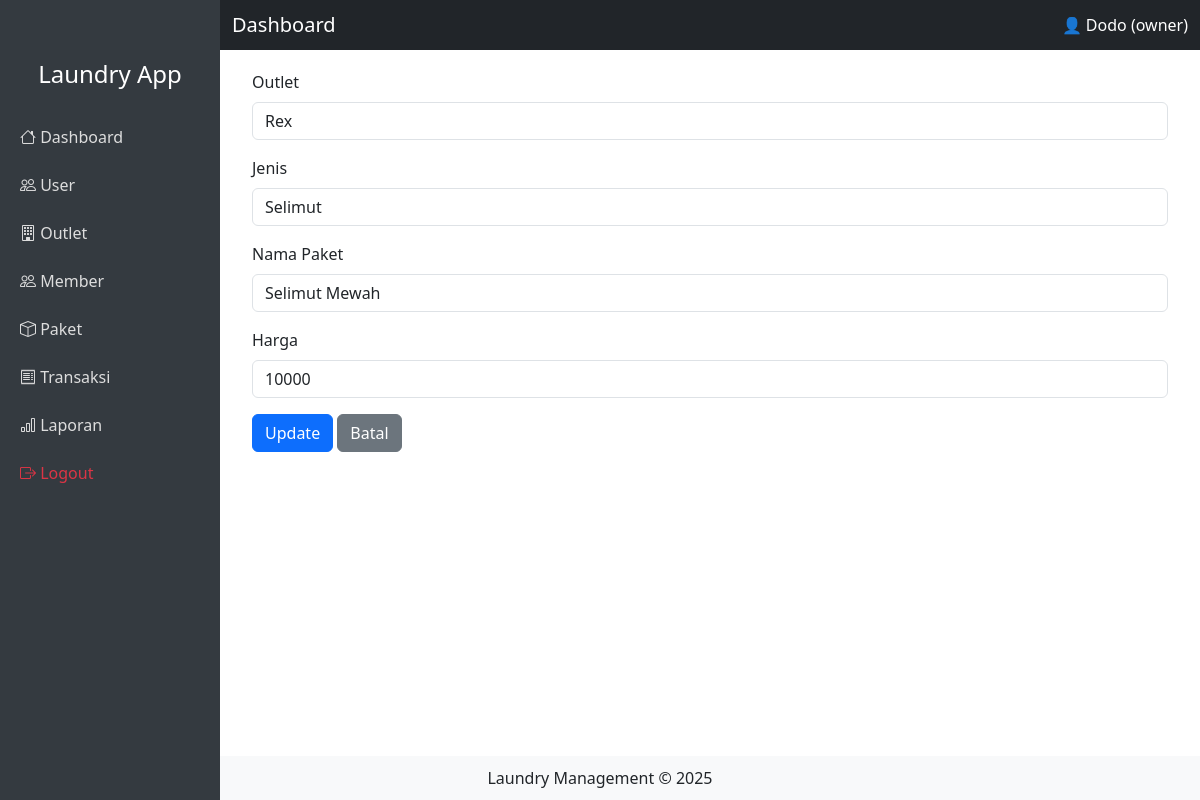
/pages/paket/edit.php?id=1 (signed in), run on the app's committed database.
### tables this page shows
CREATE TABLE `tb_paket` (
  `id` int(11) NOT NULL,
  `id_outlet` int(11) DEFAULT NULL,
  `jenis` enum('kiloan','selimut','bed_cover','kaos','lain') DEFAULT NULL,
  `nama_paket` varchar(100) DEFAULT NULL,
  `harga` int(11) DEFAULT NULL
);

CREATE TABLE `tb_outlet` (
  `id` int(11) NOT NULL,
  `nama_outlet` varchar(100) DEFAULT NULL,
  `alamat` text DEFAULT NULL,
  `tlp` varchar(15) DEFAULT NULL
);

### pages/paket/edit.php (the view, shortened to what this page needs)
<?php
include "../../template/header.php";
include "../../config/database.php";
$id = $_GET['id'];
$query = mysqli_query($conn, "SELECT * FROM tb_paket WHERE id='$id'");
$data  = mysqli_fetch_assoc($query);
?>
<div class="container-fluid">
  <h3 class="fw-bold mb-3">Edit Paket</h3>
  <form method="POST">
    <div class="mb-3">
      <label class="form-label">Outlet</label>
      <select name="id_outlet" class="form-control" required>
        <?php
        $outlets = mysqli_query($conn, "SELECT * FROM tb_outlet");
        while ($o = mysqli_fetch_assoc($outlets)) { ?>
          <option value="<?= $o['id']; ?>" <?= ($data['id_outlet'] == $o['id']) ? 'selected' : ''; ?>>
            <?= $o['nama_outlet']; ?>
          </option>
        <?php } ?>
      </select>
    </div>
    <div class="mb-3">
      <label class="form-label">Jenis</label>
      <select name="jenis" class="form-control" required>
        <option value="selimut"  <?= ($data['jenis']=="selimut")?"selected":""; ?>>Selimut</option>
      </select>
    </div>
    <div class="mb-3">
      <label class="form-label">Nama Paket</label>
      <input type="text" name="nama_paket" value="<?= $data['nama_paket']; ?>" class="form-control" required>
    </div>
    <div class="mb-3">
      <label class="form-label">Harga</label>
      <input type="number" name="harga" value="<?= $data['harga']; ?>" class="form-control" required>
    </div>
    <button type="submit" name="update" class="btn btn-primary">Update</button>
    <a href="index.php" class="btn btn-secondary">Batal</a>
  </form>
</div>
<?php include "../../template/footer.php"; ?>

### template/header.php (style rules this page uses)
body { min-height: 100vh; display: flex; flex-direction: column; }

### data on the page
tb_paket: id_outlet "Rex", jenis "Selimut", nama_paket "Selimut Mewah", harga "10000"

### other printed values
$_SESSION['nama'] "Dodo"
$_SESSION['role'] "owner"
